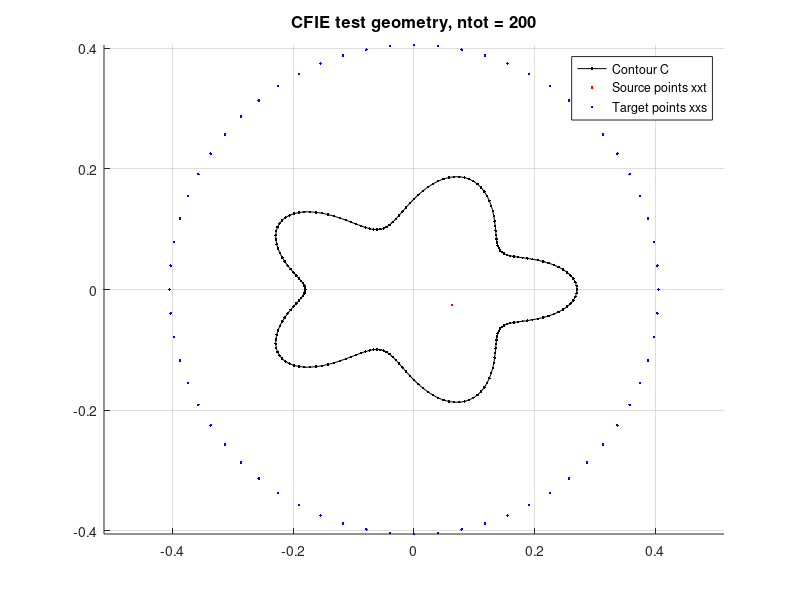

Write the MATLAB code that produced this figure. (Note: this script raises an error after producing the figure.)
function cfie_kress_vs_kr

% Purpose:
%   Compare Kress product quadrature and Kapur-Rokhlin corrected trapezoid
%   quadrature for an exterior Dirichlet Helmholtz CFIE point-source test.
%
% Main algorithm:
%   Build one smooth star-shaped obstacle using the same contour layout as
%   archive/demobie1.m, prescribe exact Dirichlet data from one fixed
%   interior Helmholtz point source using the same source-placement rule as
%   that demo, solve the exterior combined-field boundary integral equation
%   with Kress and Kapur-Rokhlin Nystrom matrices at the same ntot, and
%   compare the resulting exterior fields on a target circle.
%
% Based on:
%   archive/demobie1.m for the boundary geometry and point-source test idea,
%   quad_note.md for the Kress split and Nystrom convention, and
%   quad_demo_7_1_kress.m for quad.quad_kress_rvec.
%
% Main changes:
%   This standalone script uses the physical combined-field representation
%   instead of the older pure double-layer example, and it compares Kress
%   product quadrature against sixth- and tenth-order Kapur-Rokhlin
%   corrections without modifying any reference file.
%
% Numerical goal:
%   Demonstrate that, for a smooth obstacle and the same ntot, the Kress
%   product quadrature eventually gives clearly higher exterior-field
%   accuracy than the Kapur-Rokhlin corrected trapezoid rules.

format long e;
clear;
close all;

% Helmholtz wavenumber and combined-field coupling.  eta = k is a standard
% robust choice for exterior Dirichlet combined-field integral equations.
k = 5;
eta = k;

% Even discretization sizes used for the direct quadrature comparison.
N_list = [32 48 64 96 128 192 256];

% Set this to true when PNG files should be written.  When false, the script
% opens visible figure windows for inspection and does not overwrite files.
save_figures = false;
figure_visibility = 'on';
if save_figures
  figure_visibility = 'off';
end

% Single contour resolution used for the geometry plot and deterministic
% source/target placement, matching the default ntot in archive/demobie1.m.
plot_ntot = 200;
geom_plot = LOCAL_boundary_geom(plot_ntot);
geom_check = geom_plot;

% Fixed interior point source used to generate exact Dirichlet boundary data.
% The radius 0.6*rmin follows archive/demobie1.m; only the angle is fixed
% here so the test is deterministic.
source_angle = -pi / 8;
y0 = LOCAL_fixed_source_point(geom_check, source_angle);
source_strength = 1;

% Exterior target circle.  The radius follows the exterior-target radius
% convention in archive/demobie1.m but uses deterministic target angles.
R_target = 1.5 * max(sqrt(sum(geom_check.z.^2, 2)));
n_target = 64;
theta_target = (2 * pi / n_target) * (0:(n_target - 1)).';
x_target = R_target * [cos(theta_target), sin(theta_target)];
u_exact = LOCAL_ref_field(x_target, y0, source_strength, k);
u_exact_scale = max(abs(u_exact));

fig_geom = figure('Name', 'CFIE geometry', 'Color', 'w', 'Visible', figure_visibility);
hold on;
plot(geom_plot.C(1,[1:plot_ntot,1]), geom_plot.C(4,[1:plot_ntot,1]), 'k.-', ...
  y0(1), y0(2), 'r.', ...
  x_target(:,1), x_target(:,2), 'b.');
legend('Contour C', 'Source points xxt', 'Target points xxs', 'Location', 'best');
axis equal;
grid on;
title(sprintf('CFIE test geometry, ntot = %d', plot_ntot), 'FontSize', 12);
hold off;
if save_figures
  saveas(fig_geom, 'cfie_kress_vs_kr_geometry.png');
end

fprintf('Exterior CFIE point-source quadrature comparison\n');
fprintf('  k                  : %.6g\n', k);
fprintf('  eta                : %.6g\n', eta);
fprintf('  save figures       : %d\n', save_figures);
fprintf('  geometry plot ntot : %d\n', plot_ntot);
fprintf('  source point y0    : (%.16e, %.16e)\n', y0(1), y0(2));
fprintf('  target radius      : %.6g\n', R_target);
fprintf('  ntot list          : [%s]\n', num2str(N_list));
if save_figures
  fprintf('  geometry plot file : cfie_kress_vs_kr_geometry.png\n');
end

source_inside = inpolygon(y0(1), y0(2), geom_check.z(:,1), geom_check.z(:,2));
boundary_rmax = max(sqrt(sum(geom_check.z.^2, 2)));
fprintf('  source in polygon  : %d\n', source_inside);
fprintf('  max boundary radius: %.16e\n', boundary_rmax);
if ~source_inside
  warning('The selected source point is not inside the sampled boundary.');
end
if R_target <= 1.25 * boundary_rmax
  warning('The target radius may not be safely outside the obstacle.');
end

nN = length(N_list);
err_kress = NaN(nN, 1);
err_kr6 = NaN(nN, 1);
err_kr10 = NaN(nN, 1);
res_kress = NaN(nN, 1);
res_kr6 = NaN(nN, 1);
res_kr10 = NaN(nN, 1);

for idx = 1:nN
  ntot = N_list(idx);
  geom = LOCAL_boundary_geom(ntot);
  f = LOCAL_ref_field(geom.C([1,4],:).', y0, source_strength, k);
  rhs = 2 * f;
  I = eye(ntot);

  A_kress = LOCAL_build_cfie_kress(ntot, k, eta);
  sigma_kress = (I - A_kress) \ rhs;
  res_kress(idx) = norm((I - A_kress) * sigma_kress - rhs, inf) / norm(rhs, inf);
  u_kress = LOCAL_eval_combined_field(x_target, geom, sigma_kress, k, eta);
  err_kress(idx) = max(abs(u_kress - u_exact)) / u_exact_scale;

  A_kr6 = LOCAL_build_cfie_kr(ntot, k, eta, 6);
  sigma_kr6 = (I - A_kr6) \ rhs;
  res_kr6(idx) = norm((I - A_kr6) * sigma_kr6 - rhs, inf) / norm(rhs, inf);
  u_kr6 = LOCAL_eval_combined_field(x_target, geom, sigma_kr6, k, eta);
  err_kr6(idx) = max(abs(u_kr6 - u_exact)) / u_exact_scale;

  A_kr10 = LOCAL_build_cfie_kr(ntot, k, eta, 10);
  sigma_kr10 = (I - A_kr10) \ rhs;
  res_kr10(idx) = norm((I - A_kr10) * sigma_kr10 - rhs, inf) / norm(rhs, inf);
  u_kr10 = LOCAL_eval_combined_field(x_target, geom, sigma_kr10, k, eta);
  err_kr10(idx) = max(abs(u_kr10 - u_exact)) / u_exact_scale;
end

fprintf('\nConvergence table:\n');
fprintf('  %-8s %-18s %-18s %-18s\n', 'ntot', 'Kress_error', 'KR6_error', 'KR10_error');
for idx = 1:nN
  fprintf('  %-8d %-18.10e %-18.10e %-18.10e\n', ...
    N_list(idx), err_kress(idx), err_kr6(idx), err_kr10(idx));
end

fprintf('\nMaximum relative matrix solve residuals:\n');
fprintf('  Kress : %.16e\n', max(res_kress));
fprintf('  KR6   : %.16e\n', max(res_kr6));
fprintf('  KR10  : %.16e\n', max(res_kr10));
if max([res_kress; res_kr6; res_kr10]) > 1e-9
  warning('At least one matrix solve residual is larger than expected.');
end

if ~(err_kress(end) < 0.1 * min(err_kr6(end), err_kr10(end)))
  warning(['Kress is not clearly more accurate at the finest ntot. Check: ', ...
    '1. sign of the double-layer kernel; ', ...
    '2. exterior jump sign; ', ...
    '3. diagonal formula for L2; ', ...
    '4. diagonal formula for M2; ', ...
    '5. indexing of the Kress weights; ', ...
    '6. whether the boundary normal is outward for a counter-clockwise curve.']);
end

fig = figure('Name', 'CFIE Kress vs KR', 'Color', 'w', 'Visible', figure_visibility);
semilogy(N_list, err_kress, 'o-', 'LineWidth', 1.2, 'MarkerSize', 7);
hold on;
semilogy(N_list, err_kr6, 's-', 'LineWidth', 1.2, 'MarkerSize', 7);
semilogy(N_list, err_kr10, '^-', 'LineWidth', 1.2, 'MarkerSize', 7);
hold off;
grid on;
xlabel('ntot', 'FontSize', 11);
ylabel('relative maximum error', 'FontSize', 11);
title('Exterior CFIE point-source test', 'FontSize', 12);
legend('Kress', 'KR6', 'KR10', 'Location', 'southwest');
if save_figures
  saveas(fig, 'cfie_kress_vs_kr.png');
  fprintf('\nSaved convergence plot to cfie_kress_vs_kr.png\n');
end

end

%% =========================================================================
%  LOCAL HELPERS
%  =========================================================================
function geom = LOCAL_boundary_geom(ntot)
% Return the star-shaped contour C from archive/demobie1.m as geometry arrays.

  [C, curvelen] = LOCAL_construct_cont(ntot, 'star');
  geom.t = (curvelen / ntot) * (0:(ntot - 1)).';
  geom.h = curvelen / ntot;
  geom.C = C;
  geom.z = [C(1,:).', C(4,:).'];
  geom.zp = [C(2,:).', C(5,:).'];
  geom.zpp = [C(3,:).', C(6,:).'];
  geom.speed = sqrt(sum(geom.zp.^2, 2));
  geom.nu = [geom.zp(:,2), -geom.zp(:,1)];

end

%%%%%%%%%%%%%%%%%%%%%%%%%%%%%%%%%%%%%%%%%%%%%%%%%%%%%%%%%%%%%%%%%

function [C, curvelen] = LOCAL_construct_cont(ntot, flag_geom)
% Build the contour matrix C using the same row convention as demobie1.m.

  if mod(ntot, 2) ~= 0
    error('ntot must be even.');
  end

  if strcmp(flag_geom, 'star')
    r = 0.3;
    kstar = 5;
    tt = linspace(0, 2 * pi * (1 - 1 / ntot), ntot);
    C = zeros(6, ntot);
    C(1,:) = 1.5 * cos(tt) ...
      + (r / 2) * cos((kstar + 1) * tt) ...
      + (r / 2) * cos((kstar - 1) * tt);
    C(2,:) = -1.5 * sin(tt) ...
      - (r / 2) * (kstar + 1) * sin((kstar + 1) * tt) ...
      - (r / 2) * (kstar - 1) * sin((kstar - 1) * tt);
    C(3,:) = -1.5 * cos(tt) ...
      - (r / 2) * (kstar + 1) * (kstar + 1) * cos((kstar + 1) * tt) ...
      - (r / 2) * (kstar - 1) * (kstar - 1) * cos((kstar - 1) * tt);
    C(4,:) = sin(tt) ...
      + (r / 2) * sin((kstar + 1) * tt) ...
      - (r / 2) * sin((kstar - 1) * tt);
    C(5,:) = cos(tt) ...
      + (r / 2) * (kstar + 1) * cos((kstar + 1) * tt) ...
      - (r / 2) * (kstar - 1) * cos((kstar - 1) * tt);
    C(6,:) = -sin(tt) ...
      - (r / 2) * (kstar + 1) * (kstar + 1) * sin((kstar + 1) * tt) ...
      + (r / 2) * (kstar - 1) * (kstar - 1) * sin((kstar - 1) * tt);

    scale = 0.15;
    C = C * scale;
    curvelen = 2 * pi;
  else
    error('This option for the geometry is not implemented.');
  end

end

%%%%%%%%%%%%%%%%%%%%%%%%%%%%%%%%%%%%%%%%%%%%%%%%%%%%%%%%%%%%%%%%%

function A = LOCAL_build_cfie_kress(ntot, k, eta)
% Build the Kress product-quadrature matrix for K = L + i eta M.

  geom = LOCAL_boundary_geom(ntot);
  [K1, K2] = kernel.cfie_kress_split(geom, k, eta);
  rvec = quad.quad_kress_rvec(ntot);
  offset_idx = mod((0:ntot-1) - (0:ntot-1).', ntot) + 1;
  R = rvec(offset_idx);
  A = R .* K1 + geom.h * K2;

end

%%%%%%%%%%%%%%%%%%%%%%%%%%%%%%%%%%%%%%%%%%%%%%%%%%%%%%%%%%%%%%%%%

function A = LOCAL_build_cfie_kr(ntot, k, eta, order)
% Build a periodic Kapur-Rokhlin corrected trapezoid matrix for K = L+i eta M.

  geom = LOCAL_boundary_geom(ntot);
  K = LOCAL_cfie_full_kernel(geom, k, eta);
  gamma = LOCAL_kr_gamma(order);
  width = length(gamma);

  [JJ, II] = meshgrid(1:ntot, 1:ntot);
  Loff = JJ - II;
  Loff(Loff > ntot / 2) = Loff(Loff > ntot / 2) - ntot;
  Loff(Loff <= -ntot / 2) = Loff(Loff <= -ntot / 2) + ntot;
  abs_l = abs(Loff);

  W = geom.h * ones(ntot, ntot);
  for ell = 1:width
    W(abs_l == ell) = geom.h * (1 + gamma(ell));
  end
  W(abs_l == 0) = 0;
  A = W .* K;

end

%%%%%%%%%%%%%%%%%%%%%%%%%%%%%%%%%%%%%%%%%%%%%%%%%%%%%%%%%%%%%%%%%

function u = LOCAL_eval_combined_field(x_target, geom, sigma, k, eta)
% Evaluate the physical combined-field potential away from the boundary.

  dx = x_target(:,1) - geom.z(:,1).';
  dy = x_target(:,2) - geom.z(:,2).';
  rho = sqrt(dx.^2 + dy.^2);
  dot_nu = dx .* geom.nu(:,1).' + dy .* geom.nu(:,2).';

  d_kernel = 1i * k / 4 * besselh(1, 1, k * rho) .* dot_nu ./ rho;
  s_kernel = 1i / 4 * besselh(0, 1, k * rho) .* geom.speed.';
  u = geom.h * ((d_kernel - 1i * eta * s_kernel) * sigma);

end

%%%%%%%%%%%%%%%%%%%%%%%%%%%%%%%%%%%%%%%%%%%%%%%%%%%%%%%%%%%%%%%%%

function y0 = LOCAL_fixed_source_point(geom, source_angle)
% Place one deterministic interior source using demobie1.m's 0.6*rmin rule.

  rmin = sqrt(min(geom.C(1,:).^2 + geom.C(4,:).^2));
  y0 = 0.6 * rmin * [cos(source_angle), sin(source_angle)];

end

%%%%%%%%%%%%%%%%%%%%%%%%%%%%%%%%%%%%%%%%%%%%%%%%%%%%%%%%%%%%%%%%%

function u = LOCAL_ref_field(x, y0, source_strength, k)
% Evaluate the fixed-source Dirichlet data used on the contour.

  rho = sqrt((x(:,1) - y0(1)).^2 + (x(:,2) - y0(2)).^2);
  u = source_strength * 1i / 4 * besselh(0, 1, k * rho);

end

%%%%%%%%%%%%%%%%%%%%%%%%%%%%%%%%%%%%%%%%%%%%%%%%%%%%%%%%%%%%%%%%%

function K = LOCAL_cfie_full_kernel(geom, k, eta)
% Return off-diagonal values of the parameter kernel K = L + i eta M.

  ntot = length(geom.t);
  [L, M] = LOCAL_cfie_full_parts(geom, k);
  K = L + 1i * eta * M;
  K(1:(ntot + 1):end) = 0;

end

%%%%%%%%%%%%%%%%%%%%%%%%%%%%%%%%%%%%%%%%%%%%%%%%%%%%%%%%%%%%%%%%%

function [L, M, rho, log_term] = LOCAL_cfie_full_parts(geom, k)
% Build the full L and M parameter kernels away from the diagonal.

  ntot = length(geom.t);
  diag_mask = eye(ntot) == 1;
  off_mask = ~diag_mask;

  xt = geom.z(:,1);
  yt = geom.z(:,2);
  xs = geom.z(:,1).';
  ys = geom.z(:,2).';
  xp = geom.zp(:,1).';
  yp = geom.zp(:,2).';
  speed_src = geom.speed.';

  dx = xs - xt;
  dy = ys - yt;
  rho = sqrt(dx.^2 + dy.^2);
  rho_safe = rho;
  rho_safe(diag_mask) = 1;
  dt = geom.t - geom.t.';
  log_term = log(4 * sin(dt / 2).^2);

  L = zeros(ntot, ntot);
  M = zeros(ntot, ntot);
  num_L = yp .* dx - xp .* dy;
  L_full = 1i * k / 2 * num_L ./ rho_safe .* besselh(1, 1, k * rho_safe);
  speed_mat = speed_src(ones(ntot, 1), :);
  M_full = 1i / 2 * besselh(0, 1, k * rho_safe) .* speed_mat;
  L(off_mask) = L_full(off_mask);
  M(off_mask) = M_full(off_mask);

  L(diag_mask) = 0;
  M(diag_mask) = 0;
  rho(diag_mask) = 1;
  log_term(diag_mask) = 0;

end

function gamma = LOCAL_kr_gamma(order)
% Return periodic Kapur-Rokhlin merged weights gamma_l + gamma_-l.

  if order == 6
    gamma = [
      4.967362978287758e+00
     -1.620501504859126e+01
      2.585153761832639e+01
     -2.222599466791883e+01
      9.930104998037539e+00
     -1.817995878141594e+00
    ];
  elseif order == 10
    gamma = [
      7.832432020568779e+00
     -4.565161670374749e+01
      1.452168846354677e+02
     -2.901348302886379e+02
      3.870862162579900e+02
     -3.523821383570681e+02
      2.172421547519342e+02
     -8.707796087382991e+01
      2.053584266072635e+01
     -2.166984103403823e+00
    ];
  else
    error('Unsupported Kapur-Rokhlin order %d. Use 6 or 10.', order);
  end

end

%%%%%%%%%%%%%%%%%%%%%%%%%%%%%%%%%%%%%%%%%%%%%%%%%%%%%%%%%%%%%%%%%
